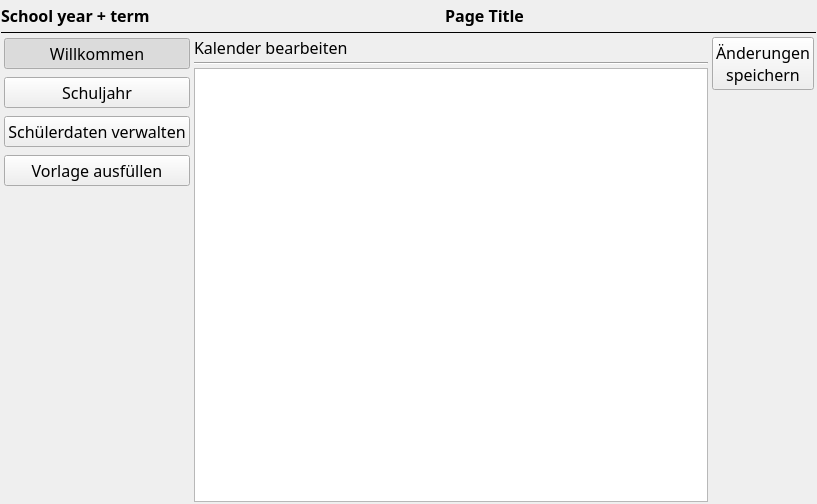
<?xml version="1.0" encoding="UTF-8"?>
<ui version="4.0">
 <class>Form</class>
 <widget class="QWidget" name="Form">
  <property name="geometry">
   <rect>
    <x>0</x>
    <y>0</y>
    <width>817</width>
    <height>504</height>
   </rect>
  </property>
  <property name="font">
   <font>
    <family>Sans Serif</family>
    <pointsize>12</pointsize>
   </font>
  </property>
  <property name="windowTitle">
   <string>Form</string>
  </property>
  <layout class="QVBoxLayout" name="verticalLayout_3">
   <property name="spacing">
    <number>1</number>
   </property>
   <property name="leftMargin">
    <number>1</number>
   </property>
   <property name="topMargin">
    <number>1</number>
   </property>
   <property name="rightMargin">
    <number>1</number>
   </property>
   <property name="bottomMargin">
    <number>1</number>
   </property>
   <item>
    <layout class="QHBoxLayout" name="horizontalLayout">
     <property name="topMargin">
      <number>3</number>
     </property>
     <property name="bottomMargin">
      <number>3</number>
     </property>
     <item>
      <widget class="QLabel" name="l_year">
       <property name="font">
        <font>
         <weight>75</weight>
         <bold>true</bold>
        </font>
       </property>
       <property name="text">
        <string>School year + term</string>
       </property>
      </widget>
     </item>
     <item>
      <widget class="QLabel" name="l_title">
       <property name="sizePolicy">
        <sizepolicy hsizetype="Preferred" vsizetype="Preferred">
         <horstretch>1</horstretch>
         <verstretch>0</verstretch>
        </sizepolicy>
       </property>
       <property name="font">
        <font>
         <weight>75</weight>
         <bold>true</bold>
        </font>
       </property>
       <property name="text">
        <string>Page Title</string>
       </property>
       <property name="alignment">
        <set>Qt::AlignCenter</set>
       </property>
      </widget>
     </item>
    </layout>
   </item>
   <item>
    <widget class="Line" name="line">
     <property name="frameShadow">
      <enum>QFrame::Plain</enum>
     </property>
     <property name="lineWidth">
      <number>1</number>
     </property>
     <property name="orientation">
      <enum>Qt::Horizontal</enum>
     </property>
    </widget>
   </item>
   <item>
    <layout class="QHBoxLayout" name="horizontalLayout_2">
     <property name="spacing">
      <number>0</number>
     </property>
     <item>
      <widget class="QWidget" name="choose_module" native="true">
       <layout class="QVBoxLayout" name="verticalLayout">
        <property name="spacing">
         <number>8</number>
        </property>
        <property name="leftMargin">
         <number>3</number>
        </property>
        <property name="topMargin">
         <number>3</number>
        </property>
        <property name="rightMargin">
         <number>3</number>
        </property>
        <property name="bottomMargin">
         <number>3</number>
        </property>
        <item>
         <widget class="QPushButton" name="pb_intro">
          <property name="text">
           <string notr="true">Willkommen</string>
          </property>
          <property name="checkable">
           <bool>true</bool>
          </property>
          <property name="checked">
           <bool>true</bool>
          </property>
          <property name="autoExclusive">
           <bool>true</bool>
          </property>
         </widget>
        </item>
        <item>
         <widget class="QPushButton" name="pb_calendar">
          <property name="text">
           <string>Schuljahr</string>
          </property>
          <property name="checkable">
           <bool>true</bool>
          </property>
          <property name="checked">
           <bool>false</bool>
          </property>
          <property name="autoExclusive">
           <bool>true</bool>
          </property>
         </widget>
        </item>
        <item>
         <widget class="QPushButton" name="pb_pupil">
          <property name="text">
           <string notr="true">Schülerdaten verwalten</string>
          </property>
          <property name="checkable">
           <bool>true</bool>
          </property>
          <property name="autoExclusive">
           <bool>true</bool>
          </property>
         </widget>
        </item>
        <item>
         <widget class="QPushButton" name="pb_template_fill">
          <property name="text">
           <string notr="true">Vorlage ausfüllen</string>
          </property>
          <property name="checkable">
           <bool>true</bool>
          </property>
          <property name="autoExclusive">
           <bool>true</bool>
          </property>
         </widget>
        </item>
        <item>
         <spacer name="verticalSpacer">
          <property name="orientation">
           <enum>Qt::Vertical</enum>
          </property>
          <property name="sizeHint" stdset="0">
           <size>
            <width>20</width>
            <height>352</height>
           </size>
          </property>
         </spacer>
        </item>
       </layout>
      </widget>
     </item>
     <item>
      <widget class="QStackedWidget" name="main_stack">
       <property name="sizePolicy">
        <sizepolicy hsizetype="MinimumExpanding" vsizetype="Preferred">
         <horstretch>0</horstretch>
         <verstretch>0</verstretch>
        </sizepolicy>
       </property>
       <property name="minimumSize">
        <size>
         <width>600</width>
         <height>0</height>
        </size>
       </property>
       <property name="currentIndex">
        <number>1</number>
       </property>
       <widget class="QWidget" name="tab_intro">
        <layout class="QVBoxLayout" name="verticalLayout_2">
         <property name="spacing">
          <number>1</number>
         </property>
         <property name="leftMargin">
          <number>1</number>
         </property>
         <property name="topMargin">
          <number>1</number>
         </property>
         <property name="rightMargin">
          <number>1</number>
         </property>
         <property name="bottomMargin">
          <number>1</number>
         </property>
         <item>
          <widget class="QTextBrowser" name="intro_text">
           <property name="readOnly">
            <bool>true</bool>
           </property>
           <property name="placeholderText">
            <string notr="true">Welcome and Introduction ...</string>
           </property>
          </widget>
         </item>
        </layout>
       </widget>
       <widget class="QWidget" name="tab_calendar">
        <layout class="QHBoxLayout" name="horizontalLayout_5">
         <item>
          <layout class="QVBoxLayout" name="verticalLayout_8">
           <item>
            <widget class="QLabel" name="label">
             <property name="text">
              <string>Kalender bearbeiten</string>
             </property>
            </widget>
           </item>
           <item>
            <widget class="Line" name="line_2">
             <property name="orientation">
              <enum>Qt::Horizontal</enum>
             </property>
            </widget>
           </item>
           <item>
            <widget class="QTextEdit" name="edit_calendar">
             <property name="documentTitle">
              <string notr="true"/>
             </property>
             <property name="lineWrapMode">
              <enum>QTextEdit::NoWrap</enum>
             </property>
             <property name="html">
              <string>&lt;!DOCTYPE HTML PUBLIC &quot;-//W3C//DTD HTML 4.0//EN&quot; &quot;http://www.w3.org/TR/REC-html40/strict.dtd&quot;&gt;
&lt;html&gt;&lt;head&gt;&lt;meta name=&quot;qrichtext&quot; content=&quot;1&quot; /&gt;&lt;style type=&quot;text/css&quot;&gt;
p, li { white-space: pre-wrap; }
&lt;/style&gt;&lt;/head&gt;&lt;body style=&quot; font-family:'Sans Serif'; font-size:12pt; font-weight:400; font-style:normal;&quot;&gt;
&lt;p style=&quot;-qt-paragraph-type:empty; margin-top:0px; margin-bottom:0px; margin-left:0px; margin-right:0px; -qt-block-indent:0; text-indent:0px;&quot;&gt;&lt;br /&gt;&lt;/p&gt;&lt;/body&gt;&lt;/html&gt;</string>
             </property>
             <property name="acceptRichText">
              <bool>false</bool>
             </property>
            </widget>
           </item>
          </layout>
         </item>
         <item>
          <widget class="QWidget" name="widget" native="true">
           <layout class="QVBoxLayout" name="verticalLayout_7">
            <item>
             <widget class="QPushButton" name="pushButton">
              <property name="text">
               <string>Änderungen
speichern</string>
              </property>
             </widget>
            </item>
            <item>
             <spacer name="verticalSpacer_4">
              <property name="orientation">
               <enum>Qt::Vertical</enum>
              </property>
              <property name="sizeHint" stdset="0">
               <size>
                <width>20</width>
                <height>379</height>
               </size>
              </property>
             </spacer>
            </item>
           </layout>
          </widget>
         </item>
        </layout>
       </widget>
       <widget class="QWidget" name="tab_pupil">
        <layout class="QHBoxLayout" name="horizontalLayout_3">
         <item>
          <widget class="QStackedWidget" name="pupil_stack">
           <property name="currentIndex">
            <number>0</number>
           </property>
           <widget class="QWidget" name="pupil_1"/>
           <widget class="QWidget" name="pupil_2"/>
          </widget>
         </item>
         <item>
          <widget class="QWidget" name="pupil_functions" native="true">
           <layout class="QVBoxLayout" name="verticalLayout_4">
            <item>
             <widget class="QComboBox" name="pupil_class"/>
            </item>
            <item>
             <widget class="QComboBox" name="pupil_pupil"/>
            </item>
            <item>
             <widget class="QPushButton" name="pushButton_4">
              <property name="text">
               <string notr="true">???</string>
              </property>
             </widget>
            </item>
            <item>
             <spacer name="verticalSpacer_2">
              <property name="orientation">
               <enum>Qt::Vertical</enum>
              </property>
              <property name="sizeHint" stdset="0">
               <size>
                <width>20</width>
                <height>286</height>
               </size>
              </property>
             </spacer>
            </item>
            <item>
             <widget class="QPushButton" name="pushButton_5">
              <property name="text">
               <string notr="true">Speichern</string>
              </property>
             </widget>
            </item>
           </layout>
          </widget>
         </item>
        </layout>
       </widget>
       <widget class="QWidget" name="tab_template_fill">
        <layout class="QVBoxLayout" name="verticalLayout_6">
         <item>
          <layout class="QHBoxLayout" name="horizontalLayout_4">
           <property name="spacing">
            <number>3</number>
           </property>
           <item>
            <widget class="QWidget" name="template_form" native="true">
             <property name="sizePolicy">
              <sizepolicy hsizetype="Expanding" vsizetype="Preferred">
               <horstretch>0</horstretch>
               <verstretch>0</verstretch>
              </sizepolicy>
             </property>
            </widget>
           </item>
           <item>
            <widget class="QWidget" name="template_functions" native="true">
             <layout class="QVBoxLayout" name="verticalLayout_5">
              <item>
               <widget class="QComboBox" name="template_class"/>
              </item>
              <item>
               <widget class="QComboBox" name="template_pupil"/>
              </item>
              <item>
               <widget class="QPushButton" name="template_choose">
                <property name="text">
                 <string>Vorlage wählen</string>
                </property>
               </widget>
              </item>
              <item>
               <spacer name="verticalSpacer_3">
                <property name="orientation">
                 <enum>Qt::Vertical</enum>
                </property>
                <property name="sizeHint" stdset="0">
                 <size>
                  <width>20</width>
                  <height>287</height>
                 </size>
                </property>
               </spacer>
              </item>
              <item>
               <widget class="QPushButton" name="template_make">
                <property name="text">
                 <string>Erstellen</string>
                </property>
               </widget>
              </item>
             </layout>
            </widget>
           </item>
          </layout>
         </item>
        </layout>
       </widget>
      </widget>
     </item>
    </layout>
   </item>
  </layout>
 </widget>
 <layoutdefault spacing="3" margin="1"/>
 <tabstops>
  <tabstop>pb_intro</tabstop>
  <tabstop>pb_calendar</tabstop>
  <tabstop>pb_pupil</tabstop>
  <tabstop>pb_template_fill</tabstop>
  <tabstop>intro_text</tabstop>
  <tabstop>pupil_pupil</tabstop>
  <tabstop>pupil_class</tabstop>
  <tabstop>pushButton_4</tabstop>
  <tabstop>pushButton_5</tabstop>
  <tabstop>template_class</tabstop>
  <tabstop>template_pupil</tabstop>
  <tabstop>template_make</tabstop>
  <tabstop>template_choose</tabstop>
 </tabstops>
 <resources/>
 <connections/>
</ui>
